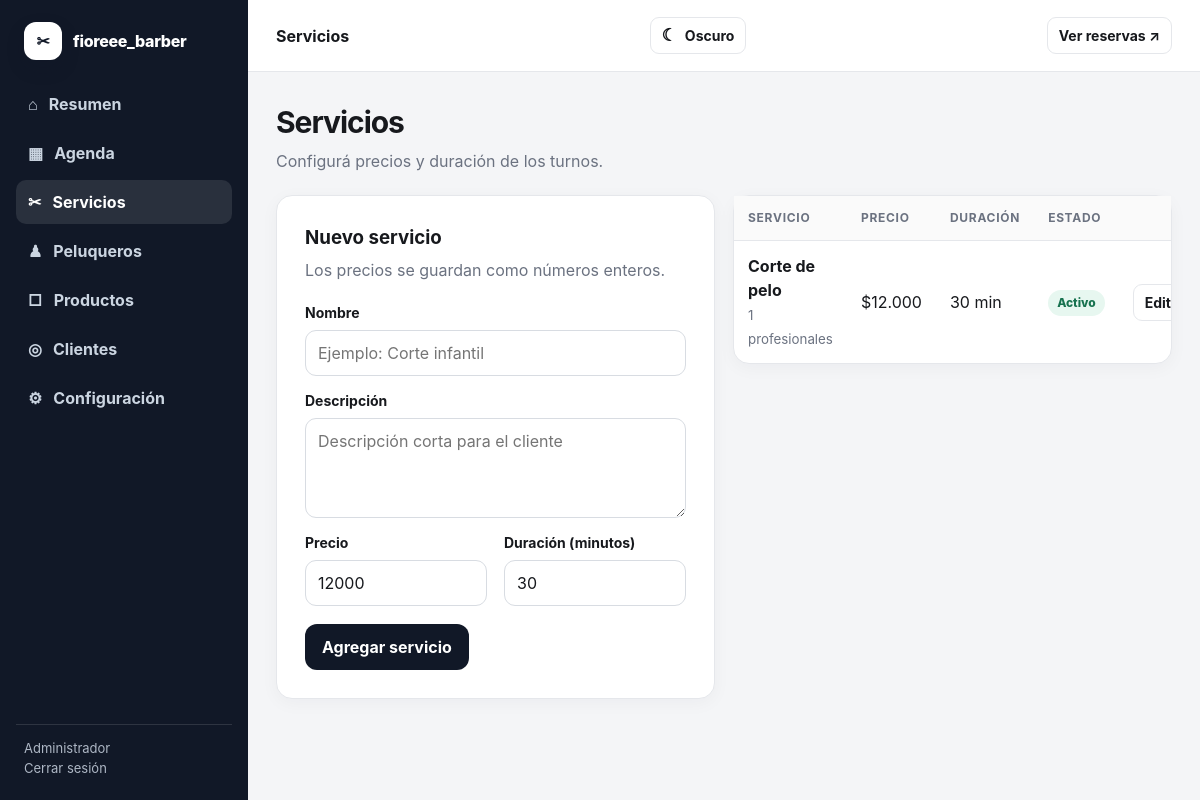
The page /admin/servicios.php (signed in) on the database its author committed.
### tables this page shows
CREATE TABLE IF NOT EXISTS users (
    id INT UNSIGNED AUTO_INCREMENT PRIMARY KEY,
    name VARCHAR(120) NOT NULL,
    email VARCHAR(160) NOT NULL UNIQUE,
    password VARCHAR(255) NOT NULL,
    role VARCHAR(30) NOT NULL DEFAULT 'admin',
    active TINYINT(1) NOT NULL DEFAULT 1,
    created_at TIMESTAMP DEFAULT CURRENT_TIMESTAMP
);

CREATE TABLE IF NOT EXISTS services (
    id INT UNSIGNED AUTO_INCREMENT PRIMARY KEY,
    name VARCHAR(120) NOT NULL,
    description VARCHAR(255) NULL,
    price INT UNSIGNED NOT NULL DEFAULT 0,
    duration_minutes SMALLINT UNSIGNED NOT NULL DEFAULT 30,
    active TINYINT(1) NOT NULL DEFAULT 1,
    created_at TIMESTAMP DEFAULT CURRENT_TIMESTAMP
);

### app/db.php (called while the page is built, shortened)
<?php
function db(): PDO
{
    static $pdo = null;
    if ($pdo instanceof PDO) {
        return $pdo;
    }
    $config = require __DIR__ . '/config.php';
    $db = $config['db'];
    $dsn = sprintf('mysql:host=%s;port=%s;dbname=%s;charset=utf8mb4', $db['host'], $db['port'], $db['name']);
    $lastError = null;
    for ($attempt = 1; $attempt <= 15; $attempt++) {
        try {
            $pdo = new PDO($dsn, $db['user'], $db['pass'], [
                PDO::ATTR_ERRMODE => PDO::ERRMODE_EXCEPTION,
                PDO::ATTR_DEFAULT_FETCH_MODE => PDO::FETCH_ASSOC,
                PDO::ATTR_EMULATE_PREPARES => false,
            ]);
            return $pdo;
        } catch (PDOException $exception) {
            $lastError = $exception;
            usleep(500000);
        }
    }
    throw $lastError ?? new RuntimeException('No se pudo conectar a la base de datos.');
}

### app/helpers.php (called while the page is built, shortened)
<?php
function e(?string $value): string
{
    return htmlspecialchars($value ?? '', ENT_QUOTES, 'UTF-8');
}
function money(int|float|string $value): string
{
    return '$' . number_format((float) $value, 0, ',', '.');
}
function setting(string $key, ?string $default = null): ?string
{
    static $settings = null;
    if ($settings === null) {
        $rows = db()->query('SELECT setting_key, setting_value FROM settings')->fetchAll();
        $settings = [];
        foreach ($rows as $row) {
            $settings[$row['setting_key']] = $row['setting_value'];
        }
    }
    return $settings[$key] ?? $default;
}

### app/auth.php (called while the page is built, shortened)
<?php
function admin_user(): ?array
{
    static $user = null;
    if ($user === null) {
        $stmt = db()->prepare('SELECT id, name, email, role FROM users WHERE id = ? AND active = 1');
        $stmt->execute([(int) $_SESSION['user_id']]);
        $user = $stmt->fetch() ?: null;
    }
    return $user;
}
function require_admin(): void
{
    if (!admin_user()) {
        flash('warning', 'Iniciá sesión para continuar.');
        redirect('/admin/login.php');
    }
}

### public/admin/servicios.php (the view, shortened to what this page needs)
<?php
require_admin();
$pdo = db();
$editService = null;
$services = $pdo->query(
    'SELECT s.*, COUNT(bs.barber_id) AS barber_count
     FROM services s LEFT JOIN barber_services bs ON bs.service_id = s.id
     GROUP BY s.id ORDER BY s.active DESC, s.name'
)->fetchAll();
$pageTitle = 'Servicios';
$activePage = 'services';
require __DIR__ . '/_header.php';
?>
<div class="page-head">
    <div><h1>Servicios</h1><p>Configurá precios y duración de los turnos.</p></div>
</div>
<div class="grid cols-2" style="align-items:start">
    <section class="card form-card">
        <div class="form-section" style="padding-top:0;margin-top:0;border:0">
            <h3><?= $editService ? 'Editar servicio' : 'Nuevo servicio' ?></h3>
            <p>Los precios se guardan como números enteros.</p>
            <form method="post">
                <div class="field" style="margin-bottom:14px">
                    <label>Nombre</label>
                    <input class="input" name="name" value="<?= e($editService['name'] ?? '') ?>" placeholder="Ejemplo: Corte infantil" required>
                </div>
                <div class="field" style="margin-bottom:14px">
                    <label>Descripción</label>
                    <textarea name="description" placeholder="Descripción corta para el cliente"><?= e($editService['description'] ?? '') ?></textarea>
                </div>
                <div class="form-grid">
                    <div class="field"><label>Precio</label><input class="input" name="price" type="number" min="0" step="1" value="<?= (int) ($editService['price'] ?? 12000) ?>" required></div>
                    <div class="field"><label>Duración (minutos)</label><input class="input" name="duration_minutes" type="number" min="5" step="5" value="<?= (int) ($editService['duration_minutes'] ?? 30) ?>" required></div>
                </div>
                <div class="input-row" style="margin-top:18px">
                    <button class="btn btn-primary" type="submit"><?= $editService ? 'Guardar cambios' : 'Agregar servicio' ?></button>
                </div>
            </form>
        </div>
    </section>
    <section class="card">
        <div class="table-wrap">
            <table>
                <thead><tr><th>Servicio</th><th>Precio</th><th>Duración</th><th>Estado</th><th></th></tr></thead>
                <tbody>
                <?php foreach ($services as $service): ?>
                    <tr>
                        <td><strong><?= e($service['name']) ?></strong><br><small style="color:var(--muted)"><?= (int) $service['barber_count'] ?> profesionales</small></td>
                        <td><?= money($service['price']) ?></td>
                        <td><?= (int) $service['duration_minutes'] ?> min</td>
                        <td><span class="badge <?= $service['active'] ? 'success' : 'muted' ?>"><?= $service['active'] ? 'Activo' : 'Oculto' ?></span></td>
                        <td>
                            <div class="table-actions">
                                <a class="btn btn-light btn-sm" href="?edit=<?= (int) $service['id'] ?>">Editar</a>
                            </div>
                        </td>
                    </tr>
                <?php endforeach; ?>
                </tbody>
            </table>
        </div>
    </section>
</div>
<?php require __DIR__ . '/_footer.php'; ?>

### public/admin/_header.php (shortened to what this page needs)
<?php
$user = admin_user();
$businessName = setting('business_name', 'fioreee_barber');
$current = $activePage ?? '';
?>
<!doctype html>
<html lang="es">
<head>
    <link rel="stylesheet" href="/assets/css/app.css">
</head>
<body>
<div class="admin-shell">
    <aside class="sidebar">
        <a class="brand" href="/admin/index.php">
            <span class="brand-mark">✂</span>
            <span><?= e($businessName) ?></span>
        </a>
        <nav class="nav">
            <a class="<?= $current === 'dashboard' ? 'active' : '' ?>" href="/admin/index.php"><span>⌂</span> Resumen</a>
            <a class="<?= $current === 'agenda' ? 'active' : '' ?>" href="/admin/agenda.php"><span>▦</span> Agenda</a>
            <a class="<?= $current === 'services' ? 'active' : '' ?>" href="/admin/servicios.php"><span>✂</span> Servicios</a>
            <a class="<?= $current === 'barbers' ? 'active' : '' ?>" href="/admin/peluqueros.php"><span>♟</span> Peluqueros</a>
            <a class="<?= $current === 'products' ? 'active' : '' ?>" href="/admin/productos.php"><span>□</span> Productos</a>
            <a class="<?= $current === 'customers' ? 'active' : '' ?>" href="/admin/clientes.php"><span>◎</span> Clientes</a>
            <a class="<?= $current === 'settings' ? 'active' : '' ?>" href="/admin/configuracion.php"><span>⚙</span> Configuración</a>
        </nav>
        <div class="sidebar-footer">
            <div><?= e($user['name'] ?? '') ?></div>
            <a href="/admin/logout.php">Cerrar sesión</a>
        </div>
    </aside>
    <main class="admin-main">
        <header class="admin-topbar">
            <strong><?= e($pageTitle ?? 'Administración') ?></strong>
            <a class="btn btn-light btn-sm" href="/" target="_blank">Ver reservas ↗</a>
        </header>
        <div class="admin-content">

### public/assets/css/app.css (style rules this page uses)
:root { --bg: #f4f5f7; --surface: #ffffff; --surface-soft: #f9fafb; --text: #17191d; --muted: #6b7280; --border: #e5e7eb; --primary: #111827; --primary-2: #374151; --accent: #d6a756; --success: #16835d; --danger: #c23939; --warning: #a66908; --info: #1769aa; --purple: #7551aa; --radius: 16px; --shadow: 0 12px 34px rgba(17, 24, 39, .08); }
* { box-sizing: border-box; }
html { scroll-behavior: smooth; }
body { margin: 0; font-family: Inter, ui-sans-serif, system-ui, -apple-system, BlinkMacSystemFont, "Segoe UI", sans-serif; background: var(--bg); color: var(--text); line-height: 1.5; }
button, input, select, textarea { font: inherit; }
a { color: inherit; text-decoration: none; }
.brand { display: inline-flex; align-items: center; gap: 11px; font-weight: 800; letter-spacing: -.02em; }
.brand-mark { width: 38px; height: 38px; border-radius: 12px; display: grid; place-items: center; color: #fff; background: var(--primary); box-shadow: 0 8px 18px rgba(17, 24, 39, .18); }
.grid { display: grid; gap: 18px; }
.grid.cols-2 { grid-template-columns: repeat(2, minmax(0, 1fr)); }
.card { background: var(--surface); border: 1px solid var(--border); border-radius: var(--radius); box-shadow: 0 4px 18px rgba(17, 24, 39, .04); }
.btn { display: inline-flex; align-items: center; justify-content: center; gap: 8px; min-height: 44px; padding: 10px 16px; border: 1px solid transparent; border-radius: 12px; font-weight: 750; cursor: pointer; transition: transform .15s ease, opacity .15s ease, background .15s ease; }
.btn-primary { background: var(--primary); color: #fff; }
.btn-light { background: #fff; border-color: var(--border); color: var(--text); }
.btn-sm { min-height: 36px; padding: 7px 11px; border-radius: 9px; font-size: 14px; }
.form-card { padding: 28px; }
.form-section h2, .form-section h3 { margin: 0 0 6px; }
.form-section > p { margin: 0 0 20px; color: var(--muted); }
.form-grid { display: grid; grid-template-columns: repeat(2, minmax(0, 1fr)); gap: 17px; }
.field { display: grid; gap: 7px; }
.field label { font-size: 14px; font-weight: 750; }
.input, select, textarea { width: 100%; min-height: 46px; padding: 10px 12px; border: 1px solid #d8dce2; border-radius: 11px; background: #fff; color: var(--text); outline: none; transition: border-color .15s ease, box-shadow .15s ease; }
textarea { min-height: 100px; resize: vertical; }
.input-row { display: flex; gap: 10px; }
.badge { display: inline-flex; align-items: center; min-height: 26px; padding: 4px 9px; border-radius: 999px; font-size: 12px; font-weight: 800; }
.badge.success { background: #e7f7f0; color: #17724f; }
.admin-shell { min-height: 100vh; display: grid; grid-template-columns: 248px 1fr; }
.sidebar { position: sticky; top: 0; height: 100vh; background: #111827; color: #fff; padding: 22px 16px; display: flex; flex-direction: column; }
.sidebar .brand { padding: 0 8px 22px; }
.sidebar .brand-mark { background: #fff; color: #111827; }
.nav { display: grid; gap: 5px; }
.nav a { display: flex; gap: 11px; align-items: center; min-height: 44px; padding: 10px 12px; border-radius: 10px; color: #cbd5e1; font-weight: 650; }
.nav a:hover, .nav a.active { background: rgba(255,255,255,.1); color: #fff; }
.sidebar-footer { margin-top: auto; padding: 14px 8px 0; border-top: 1px solid rgba(255,255,255,.12); color: #aeb7c5; font-size: 13px; }
.admin-main { min-width: 0; }
.admin-topbar { min-height: 72px; padding: 0 28px; border-bottom: 1px solid var(--border); background: #fff; display: flex; align-items: center; justify-content: space-between; gap: 16px; }
.admin-content { padding: 28px; max-width: 1500px; margin: 0 auto; }
.page-head { display: flex; justify-content: space-between; align-items: center; gap: 18px; margin-bottom: 22px; }
.page-head h1 { margin: 0; letter-spacing: -.035em; font-size: 30px; }
.page-head p { margin: 4px 0 0; color: var(--muted); }
.table-wrap { overflow-x: auto; }
table { width: 100%; border-collapse: collapse; }
th, td { padding: 13px 14px; text-align: left; border-bottom: 1px solid var(--border); vertical-align: middle; }
th { color: var(--muted); font-size: 12px; text-transform: uppercase; letter-spacing: .06em; background: #fafafa; }
tr:last-child td { border-bottom: 0; }
.table-actions { display: flex; gap: 7px; justify-content: flex-end; }

### rows shown on the page
users: name "Administrador"
services: name "Corte de pelo", barber_count "1", price "$12.000", duration_minutes "30", active "Activo"

### other values the page prints
$businessName "fioreee_barber"
$pageTitle "Servicios"
